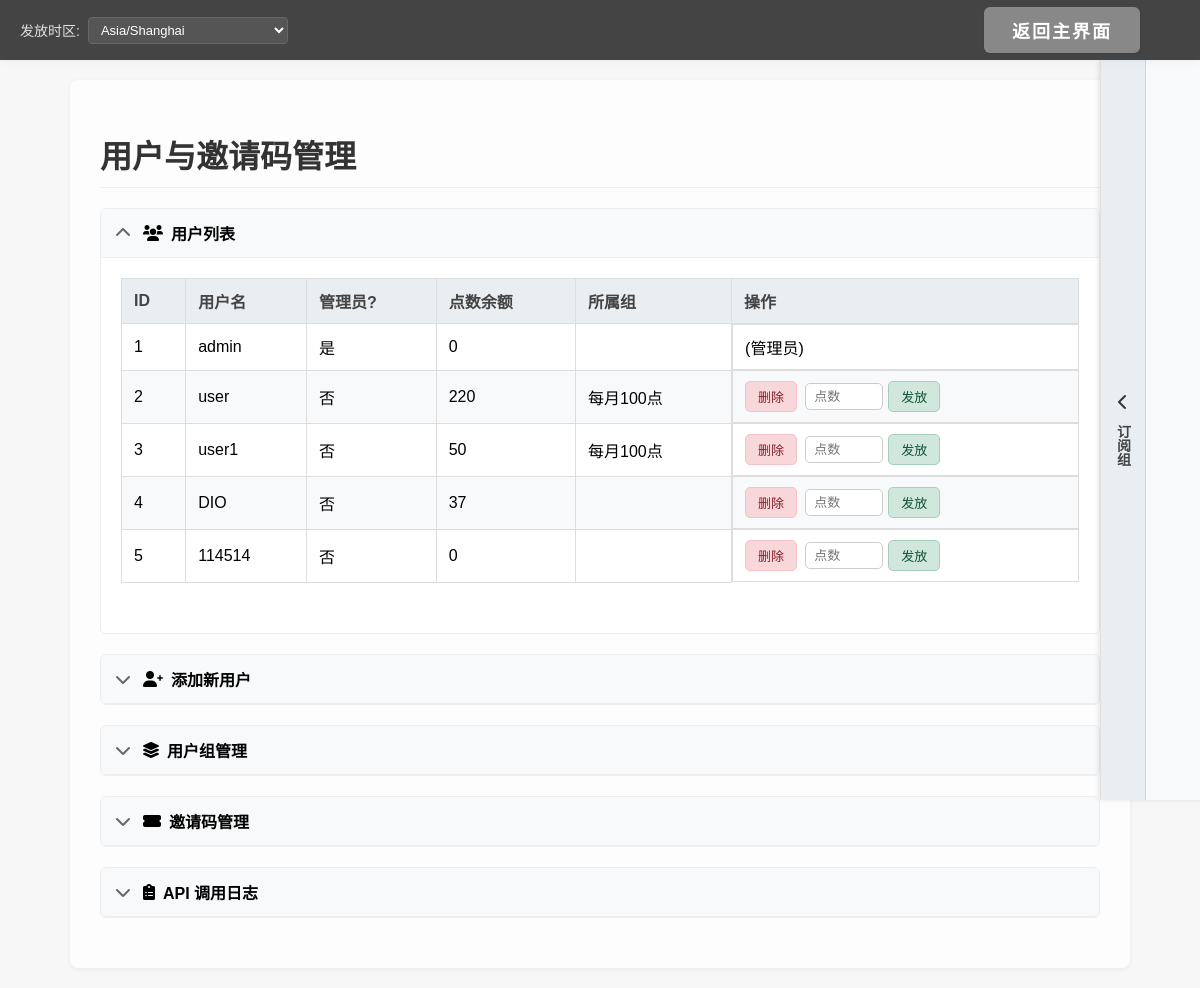
Page /user/manage (signed in) on the earlier database version.
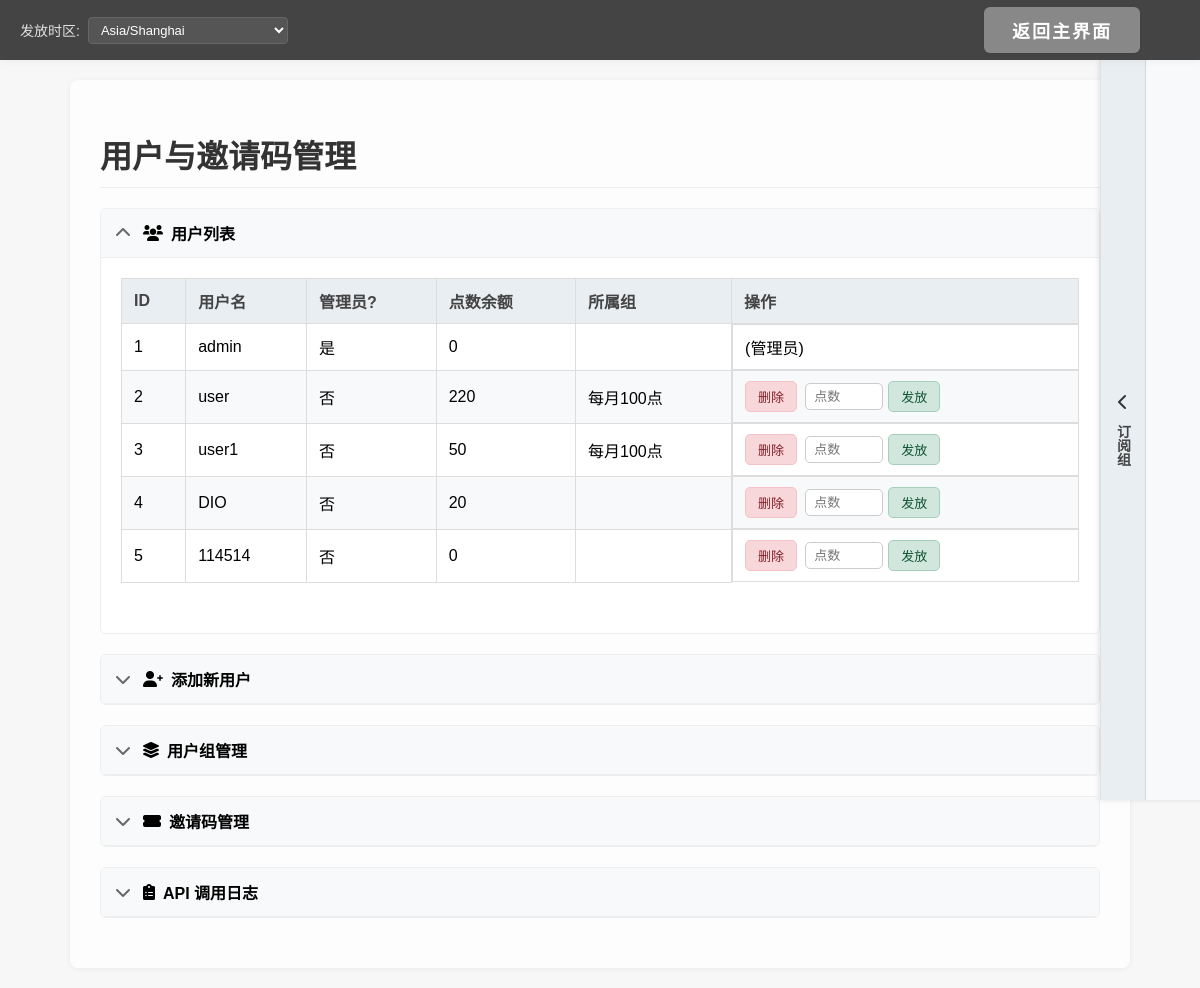
Same page on the later database version.
### app/models/user.py (models this page shows, shortened)
class User(UserMixin, db.Model):
    id = db.Column(db.Integer, primary_key=True)
    username = db.Column(db.String(80), unique=True, nullable=False)
    email = db.Column(db.String(120), unique=True, nullable=True)
    password_hash = db.Column(db.String(128), nullable=False)
    is_admin = db.Column(db.Boolean, default=False)
    password_change_required = db.Column(db.Boolean, default=False, nullable=False)
    auto_save_on_navigate = db.Column(db.Boolean, default=True, nullable=False)
    points = db.Column(db.Integer, default=0, nullable=False)
    active_ai_service_id = db.Column(db.Integer, db.ForeignKey('ai_service.id', use_alter=True, name='fk_user_active_ai_service'), nullable=True)
    active_ai_service = db.relationship('AIService', foreign_keys=[active_ai_service_id], post_update=True)
    ai_bg_color_r = db.Column(db.Integer, nullable=True, default=255)
    ai_bg_color_g = db.Column(db.Integer, nullable=True, default=240)
    ai_bg_color_b = db.Column(db.Integer, nullable=True, default=240)
    ai_font_color_r = db.Column(db.Integer, nullable=True, default=51)
    ai_font_color_g = db.Column(db.Integer, nullable=True, default=51)
    ai_font_color_b = db.Column(db.Integer, nullable=True, default=51)
    retry_prompt_template = db.Column(db.Text, nullable=True)
    enable_markdown_prompt = db.Column(db.Boolean, nullable=True, default=False)
    markdown_prompt_template = db.Column(db.Text, nullable=True)
    groups = db.relationship('Group',
                             secondary=user_group_association,
                             lazy='dynamic', # 返回查询对象
                             back_populates='users')
    @property
    def password(self):
        raise AttributeError('password is not a readable attribute')

### app/user.py (the view, shortened to what this page needs)
@user.route('/manage', methods=['GET', 'POST'])
@login_required
def manage():
    if not current_user.is_admin:
        flash('无权限访问')
        return redirect(url_for('main.index'))
    users = User.query.all()
    groups = Group.query.order_by(Group.name).all()
    return render_template('user_manage.html', users=users, groups=groups)

### app/auth.py (called while the page is built)
@login_manager.user_loader
def load_user(user_id):
    return db.session.get(User, int(user_id))

### app/templates/user_manage.html (shortened to what this page needs)
<!DOCTYPE html>
<html lang="zh-CN">
<head>
    <link rel="stylesheet" href="/static/style.css">
    <link rel="stylesheet" href="https://cdnjs.cloudflare.com/ajax/libs/font-awesome/6.0.0/css/all.min.css">
</head>
<body>
    <div class="top-bar">
        <div class="left-controls">
            <div class="timezone-selector-container">
                <label for="timezone-selector">发放时区:</label>
                <select id="timezone-selector" name="distribution_timezone">
                    <option value="">加载中...</option>
                </select>
            </div>
        </div>
        <div class="right-buttons">
             <a href="{{ url_for('main.index') }}" class="top-btn">返回主界面</a>
        </div>
    </div>
    <div class="container">
        <h1>用户与邀请码管理</h1>
        <details class="collapsible-section" open>
            <summary><i class="fas fa-users"></i> 用户列表</summary>
            <div class="collapsible-content">
                <table>
                    <thead>
                        <tr>
                            <th>ID</th>
                            <th>用户名</th>
                            <th>管理员?</th>
                            <th>点数余额</th>
                            <th>所属组</th>
                            <th>操作</th>
                        </tr>
                    </thead>
                    <tbody>
                        {% for user in users %}
                        <tr>
                            <td>{{ user.id }}</td>
                            <td>{{ user.username }}</td>
                            <td>{{ '是' if user.is_admin else '否' }}</td>
                            <td id="points-{{ user.id }}">{{ user.points }}</td>
                            <td>
                                {% if user.groups %}
                                    {{ user.groups | map(attribute='name') | join(', ') }}
                                {% else %}
                                    -
                                {% endif %}
                            </td>
                            <td class="actions-cell">
                                {% if not user.is_admin %}
                                    <a href="{{ url_for('user.delete', user_id=user.id) }}" class="action-btn delete-btn" onclick="return confirm('确定要删除用户 {{ user.username }} 吗？');">删除</a>
                                    <form class="grant-form" data-user-id="{{ user.id }}">
                                        <input type="number" min="1" placeholder="点数" required>
                                        <button type="submit" class="action-btn">发放</button>
                                    </form>
                                {% else %}
                                    (管理员)
                                {% endif %}
                            </td>
                        </tr>
                        {% endfor %}
                    </tbody>
                </table>
            </div>
        </details>
        <details class="collapsible-section">
            <summary><i class="fas fa-user-plus"></i> 添加新用户</summary>
        </details>
        <details class="collapsible-section">
            <summary><i class="fas fa-layer-group"></i> 用户组管理</summary>
        </details>
        <details class="collapsible-section" id="invitation-code-section">
            <summary><i class="fas fa-ticket-alt"></i> 邀请码管理</summary>
        </details>
        <details class="collapsible-section" id="api-call-log-section">
            <summary><i class="fas fa-clipboard-list"></i> API 调用日志</summary>
        </details>
    </div>
    <div id="subscription-panel" class="collapsed">
        <div class="panel-toggle-handle" title="管理订阅组">
            <i id="panel-toggle-icon" class="fas fa-chevron-left"></i>
            <span class="panel-handle-text">订阅组</span>
        </div>
    </div>
</body>
</html>

### app/static/style.css (style rules this page uses)
body { margin: 0; font-family: 'Microsoft YaHei', Arial, sans-serif; background: #f7f7f7; padding-top: 60px; }
.top-bar { width: 100%; height: 60px; background: #444; display: flex; align-items: center; justify-content: flex-end; box-shadow: 0 2px 8px rgba(0,0,0,0.04); position: fixed; top: 0; left: 0; z-index: 1001; box-sizing: border-box; }
.right-buttons { margin-right: 40px; display: flex; gap: 20px; }
.top-btn { background: #888; color: #fff; font-weight: bold; border: none; border-radius: 6px; padding: 10px 28px; font-size: 18px; text-decoration: none; transition: background 0.2s; letter-spacing: 2px; box-shadow: 0 1px 3px rgba(0,0,0,0.06); }

Differences in the rows shown:
changed User "DIO": points "37" → "20"
